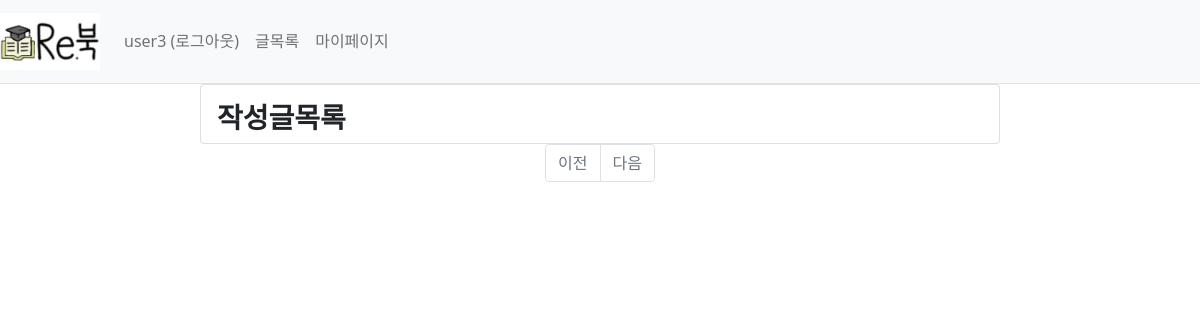
The app's page /mypage/post/all (signed in), older data.
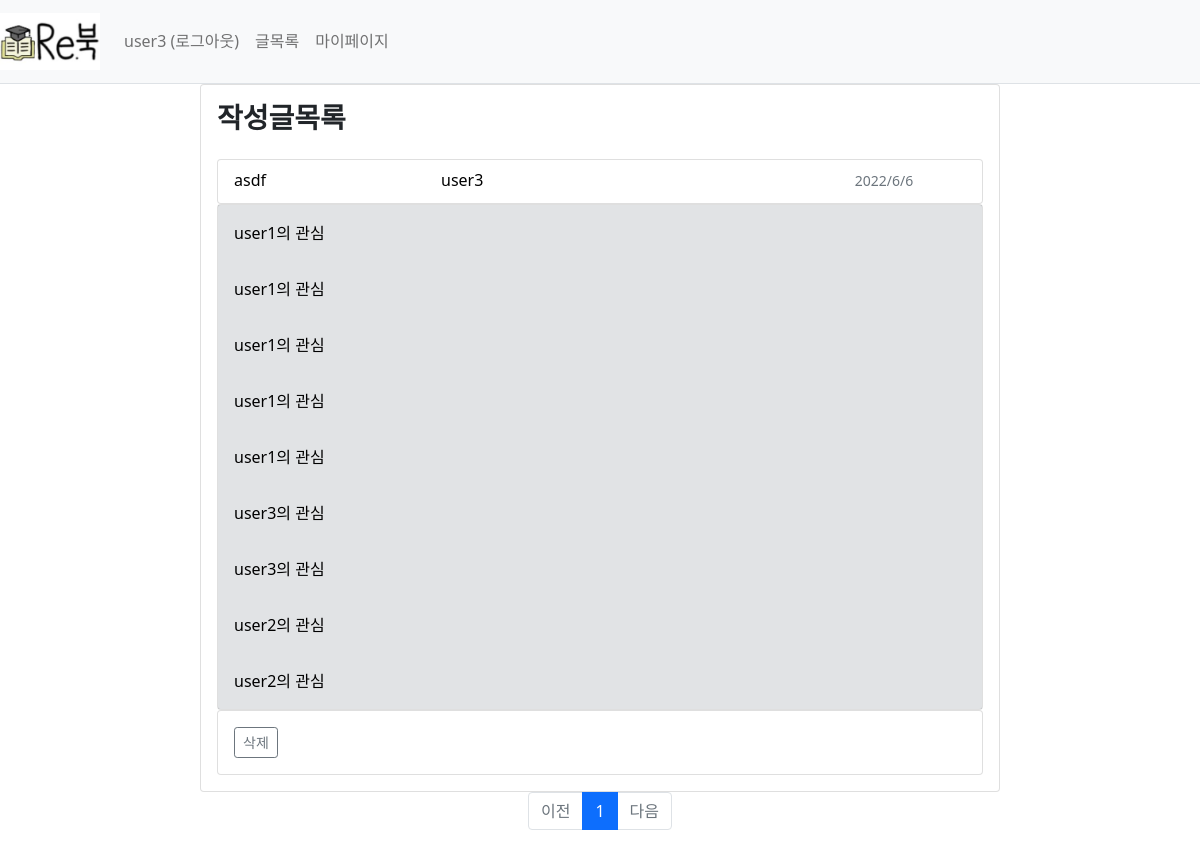
The same page, newer data.
### webproject/models.py (models this page shows)
class Post(db.Model): #판매페이지
    id = db.Column(db.Integer, primary_key=True)
    subject = db.Column(db.String(200), nullable=False)
    content = db.Column(db.Text(),nullable=False)
    isparcel = db.Column(db.Boolean(), nullable=True,server_default='True')  # True: 택배, False: 직거래
    create_date = db.Column(db.DateTime(), nullable=False)
    img_path = db.Column(db.String(), nullable=True, server_default='1')  # 요거는 나중에 추가해보자
    book_info_id = db.Column(db.Integer, db.ForeignKey('bookinfo.id', ondelete='CASCADE'))
    book = db.relationship('BookInfo', backref=db.backref('post_set'))
    user_id = db.Column(db.Integer, db.ForeignKey('user.id', ondelete='CASCADE'), nullable=False)
    user = db.relationship('User', backref=db.backref('post_set'))

class BookInfo(db.Model): # 책 정보
    __tablename__ = 'bookinfo'
    id = db.Column(db.Integer, primary_key=True)
    name = db.Column(db.String(200),nullable=False) #책이름
    author = db.Column(db.String(200),nullable=False) #저자
    school = db.Column(db.String(200),nullable=False) #학교
    department = db.Column(db.String(200),nullable=False) #학과
    price = db.Column(db.Integer, nullable=False)

class Reply(db.Model): #댓글
    id = db.Column(db.Integer, primary_key=True)
    post_id = db.Column(db.Integer, db.ForeignKey('post.id', ondelete='CASCADE'))
    post = db.relationship('Post',backref=db.backref('reply_set')) # Post.reply_set 하면 답글에 접근 가능
    content = db.Column(db.Text(),nullable=False)
    create_date = db.Column(db.DateTime(), nullable=False)
    user_id = db.Column(db.Integer, db.ForeignKey('user.id', ondelete='CASCADE'), nullable=False)
    user = db.relationship('User', backref=db.backref('reply_set'))

class User(db.Model):
    id = db.Column(db.Integer, primary_key =True)
    username = db.Column(db.String(150), unique=True, nullable=False)
    password = db.Column(db.String(200), nullable=False)
    email = db.Column(db.String(120), unique=True, nullable=False)

### webproject/views/mypage_views.py (the view)
@bp.route('/post/all')
def post_all():
    user_id=session.get('user_id')
    page = request.args.get('page', type=int, default=1)
    post_list = Post.query.filter(Post.user_id == user_id).order_by(Post.create_date.desc())
    post_list = post_list.paginate(page, per_page=10)
    return render_template('mypage/mypage_post_all.html',post_list=post_list)

### webproject/views/auth_views.py (called while the page is built)
@bp.before_app_request
def load_logged_in_user():
    user_id=session.get('user_id')
    if user_id is None:
        g.user = None
    else:
        g.user = User.query.get(user_id)

@bp.before_app_request
def load_logged_in_user():
    user_id=session.get('user_id')
    if user_id is None:
        g.user = None
    else:
        g.user = User.query.get(user_id)

### webproject/templates/mypage/mypage_post_all.html (shortened to what this page needs)
{% extends 'base.html' %}
{% block content%}
<div class="d-flex justify-content-center">
    <div class="card" style="width:50em; " >
        <h3 class="mt-3 ms-3"><b>작성글목록</b></h3>
    {%if post_list %}
    {%for post_list in post_list.items%}
        <div class="card-body">
            <a href="{{ url_for('post.detail', post_id=post_list.id)}}" class="text-decoration-none text-black">
                <div class="card" style="height:45px;">
                <div class="row-g-0">
                <div class="ms-3 col-md-3 mt-2" style="float:left;">{{post_list.book.name}}</div>
                <div class="ms-3 mt-2" style="float:left;">{{post_list.subject}}</div>
                <div class="col-md-2 mt-2 " style="float:right;"><small class="text-muted">{{post_list.create_date.year}}/{{post_list.create_date.month}}/{{post_list.create_date.day}}</small></div>
                </div>
                </div>
            </a>
            <div class="card">
            {%for reply in post_list.reply_set%}
            <div class="card-body bg-secondary" style="--bs-bg-opacity: .2">
                <a href="{{url_for('mypage.reply', reply_id=reply.id)}}" class="text-decoration-none">
                    <div class="text-black ">{{reply.user.username}}의 관심</div>
                </a>
            </div>
            {%endfor%}
            </div>
            <div class="card">
                <div class="card-body">
                <a href="#" class="delete btn btn-sm btn-outline-secondary" data-uri="{{url_for('post.delete', post_id=post_list.id)}}">삭제</a>
                </div>
            </div>
        </div>
    {%endfor%}
    {%else%}
        <p>no content</p>
    {%endif%}
    </div>
</div>
    <ul class="pagination justify-content-center">
        {% if post_list.has_prev %}
        <li class="page-item">
            <a class="page-link" href="?page={{post_list.prev_num}}">이전</a>
        </li>
        {% else %}
        <li class="page-item disabled">
            <a class="page-link" tabindex="-1" aria-disabled="true" href="#">이전</a>
        </li>
        {% endif %}
        {% for page_num in post_list.iter_pages() %}
            {% if page_num %}
                {% if page_num != post_list.page %}
                <li class="page-item">
                    <a class="page-link" href="?page={{ page_num }}">{{ page_num }}</a>
                </li>
                {% else %}
                <li class="page-item active" aria-current="page">
                    <a class="page-link" href="#">{{ page_num }}</a>
                </li>
                {% endif %}
            {% else %}
                <li class="disabled">
                    <a class="page-link" href="#">...</a>
                </li>
            {% endif %}
        {% endfor %}
        {%if post_list.has_next %}
        <li class="page_item">
            <a class="page-link" href="?page={{ post_list.next_num }}">다음</a>
        </li>
        {% else %}
        <li class="page-item disabled">
            <a class="page-link" tabindex="-1" aria-disabled="true" href="#">다음</a>
        </li>
        {% endif %}
    </ul>
{% endblock %}

Row changes from the older to the newer data that the page shows:
now on this page (row edited): Post: book.name "asdf", subject "user3", create_date.year "2022", create_date.month "6", create_date.day "6"
now on this page (row edited): Reply: user.username "user1"
now on this page (row edited): Reply: user.username "user1"
now on this page (row edited): Reply: user.username "user1"
now on this page (row edited): Reply: user.username "user1"
now on this page (row edited): Reply: user.username "user1"
now on this page (row edited): Reply: user.username "user3"
now on this page (row unchanged): Reply: user.username "user3"
now on this page (row unchanged): Reply: user.username "user2"
now on this page (row edited): Reply: user.username "user2"
Text that changed along with them:
new list line: "1"
